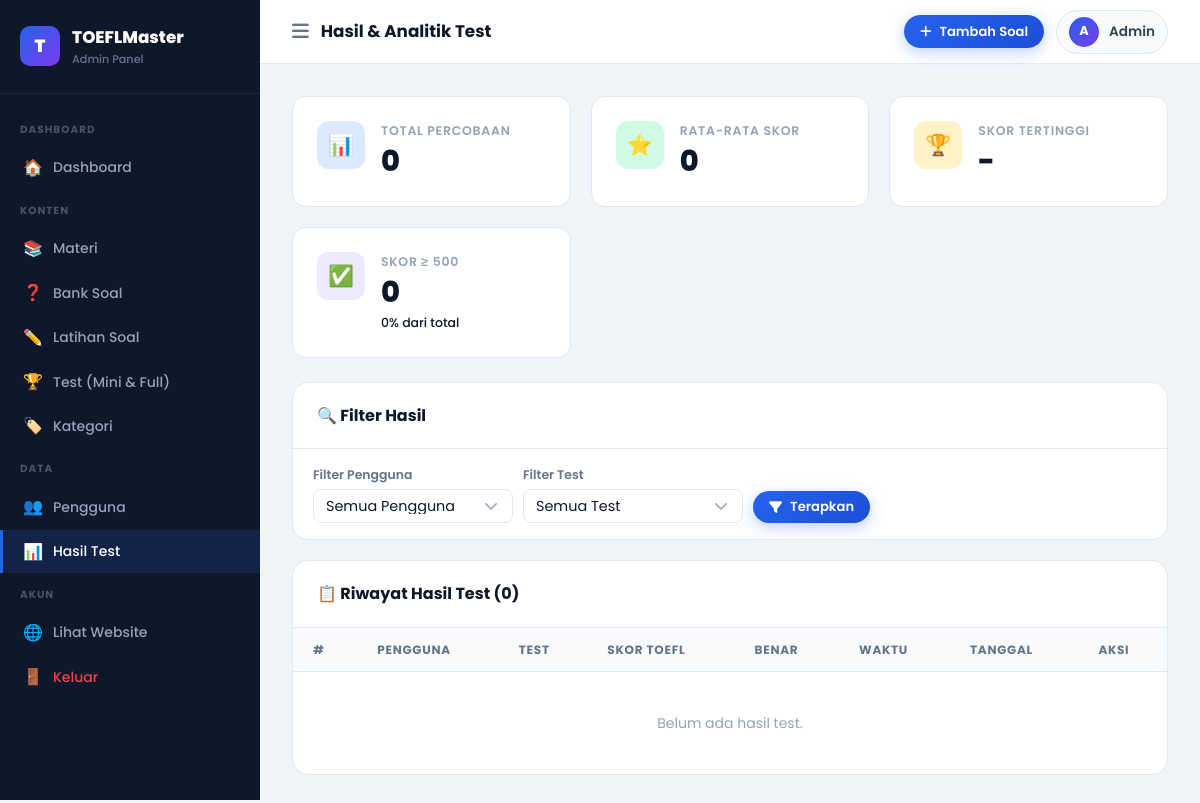
/admin/pages/results.php (signed in), run on an earlier commit of the app's database.
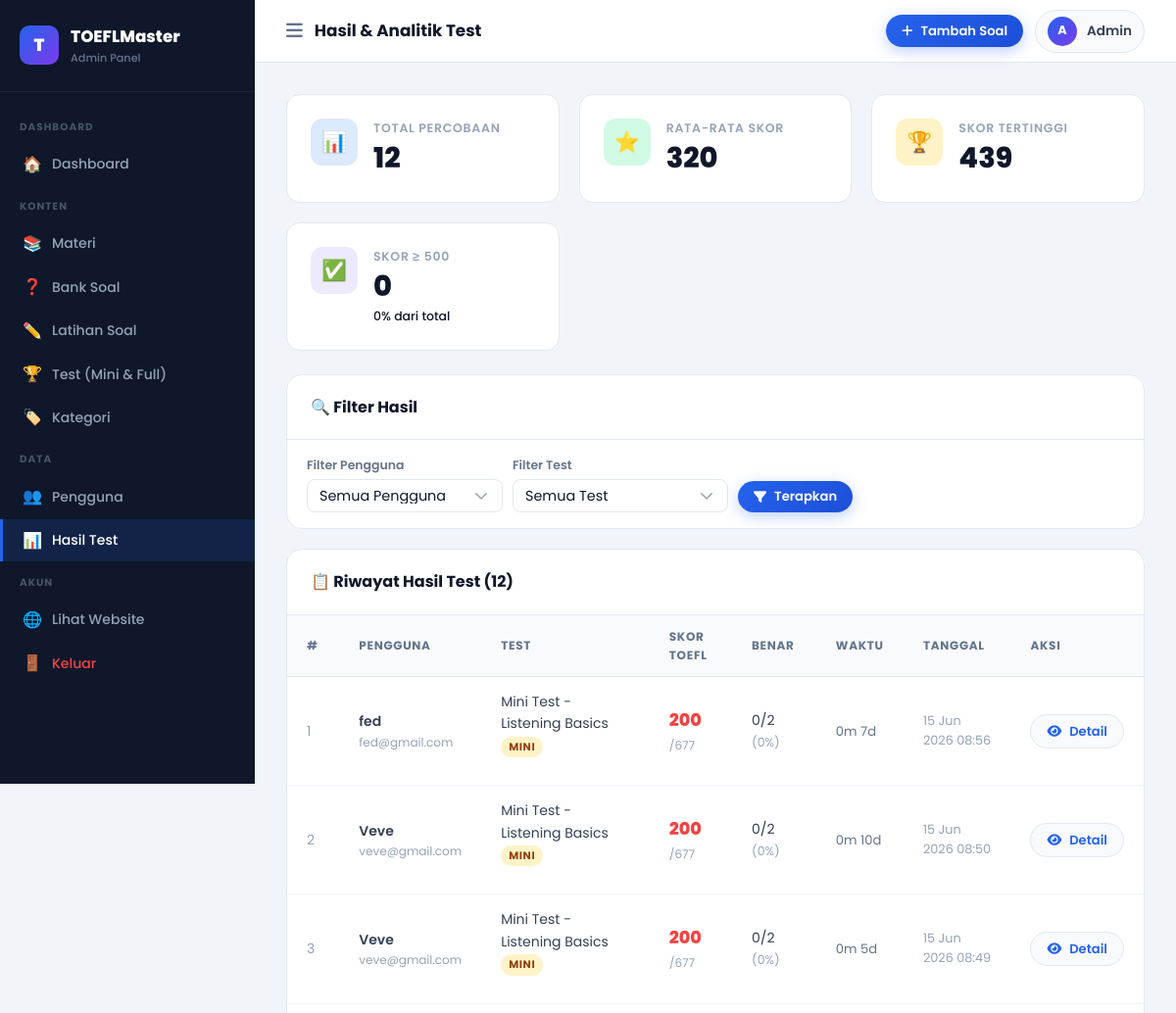
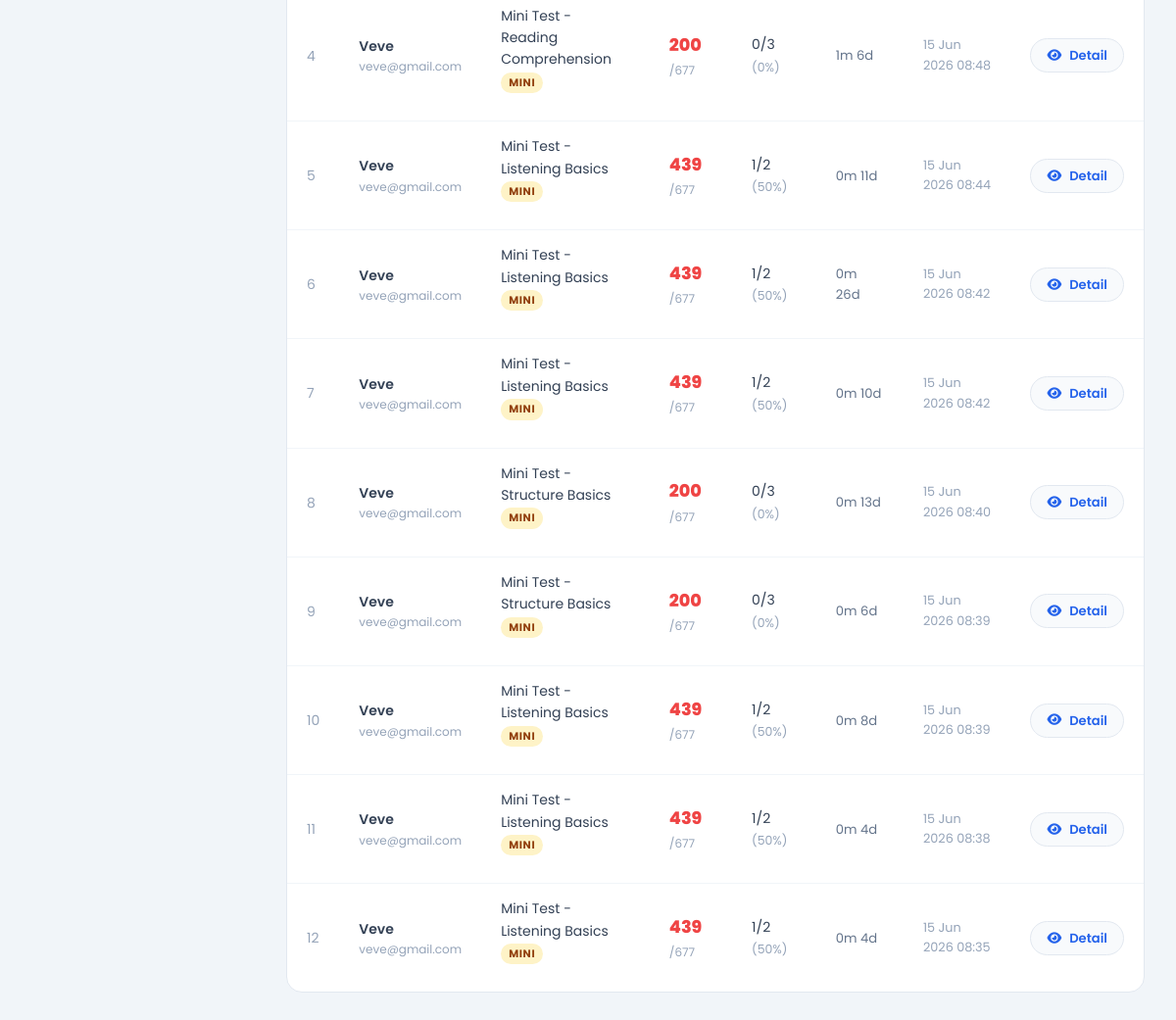
And on a later commit of the database (2 pictures, top to bottom).
### tables this page shows
CREATE TABLE `user_test_results` (
  `id` int(11) NOT NULL,
  `user_id` int(11) NOT NULL,
  `test_id` int(11) NOT NULL,
  `score` int(11) NOT NULL,
  `toefl_score` int(11) NOT NULL,
  `total_correct` int(11) NOT NULL,
  `total_questions` int(11) NOT NULL,
  `time_taken` int(11) DEFAULT NULL COMMENT 'seconds',
  `started_at` timestamp NULL DEFAULT NULL,
  `completed_at` timestamp NOT NULL DEFAULT current_timestamp()
);

CREATE TABLE `users` (
  `id` int(11) NOT NULL,
  `username` varchar(100) NOT NULL,
  `email` varchar(150) NOT NULL,
  `password` varchar(255) NOT NULL,
  `full_name` varchar(150) DEFAULT NULL,
  `avatar` varchar(255) DEFAULT NULL,
  `created_at` timestamp NOT NULL DEFAULT current_timestamp(),
  `last_login` timestamp NULL DEFAULT NULL
);

CREATE TABLE `tests` (
  `id` int(11) NOT NULL,
  `title` varchar(255) NOT NULL,
  `description` text DEFAULT NULL,
  `test_type` enum('mini','full') NOT NULL,
  `time_limit` int(11) NOT NULL COMMENT 'in minutes',
  `total_questions` int(11) NOT NULL,
  `is_published` tinyint(1) DEFAULT 1,
  `created_at` timestamp NOT NULL DEFAULT current_timestamp()
);

### includes/config.php (called while the page is built, shortened)
<?php
function sanitize($input) {
    return htmlspecialchars(trim($input), ENT_QUOTES, 'UTF-8');
}
?>

### admin/pages/results.php (the view, shortened to what the changed rows need)
<?php
require_once '../../includes/config.php';
$db = getDB();
$where  = []; $params = [];
$whereSQL = $where ? 'WHERE '.implode(' AND ',$where) : '';
$results = $db->prepare("
    SELECT r.*,u.full_name,u.username,u.email,t.title as test_title,t.test_type
    FROM user_test_results r
    JOIN users u ON r.user_id=u.id
    JOIN tests t ON r.test_id=t.id
    $whereSQL ORDER BY r.completed_at DESC LIMIT 100
");
$results->execute($params); $results = $results->fetchAll();
$avgScore  = $db->query("SELECT AVG(toefl_score) FROM user_test_results")->fetchColumn();
$maxScore  = $db->query("SELECT MAX(toefl_score) FROM user_test_results")->fetchColumn();
$totalAttempts = $db->query("SELECT COUNT(*) FROM user_test_results")->fetchColumn();
$above500  = $db->query("SELECT COUNT(*) FROM user_test_results WHERE toefl_score>=500")->fetchColumn();
include '../includes/header.php';
?>
<div class="stats-grid" style="margin-bottom:24px;">
  <div class="stat-card">
    <div class="stat-info">
      <div class="stat-label">Total Percobaan</div>
      <div class="stat-value"><?= number_format($totalAttempts) ?></div>
    </div>
  </div>
  <div class="stat-card">
    <div class="stat-info">
      <div class="stat-label">Rata-rata Skor</div>
      <div class="stat-value"><?= round($avgScore ?? 0) ?></div>
    </div>
  </div>
  <div class="stat-card">
    <div class="stat-info">
      <div class="stat-label">Skor Tertinggi</div>
      <div class="stat-value"><?= $maxScore ?? '-' ?></div>
    </div>
  </div>
  <div class="stat-card">
    <div class="stat-info">
      <div class="stat-label">Skor ≥ 500</div>
      <div class="stat-value"><?= $above500 ?></div>
      <div class="stat-change"><?= $totalAttempts>0 ? round($above500/$totalAttempts*100).'%' : '0%' ?> dari total</div>
    </div>
  </div>
</div>
<div class="admin-table-card">
  <div class="admin-table-header">
    <div class="admin-table-title">
      📋 Riwayat Hasil Test
      (<?= count($results) ?>)
    </div>
  </div>
  <table class="admin-table">
    <thead><tr>
      <th>#</th><th>Pengguna</th><th>Test</th><th>Skor TOEFL</th><th>Benar</th><th>Waktu</th><th>Tanggal</th><th>Aksi</th>
    </tr></thead>
    <tbody>
    <?php if(empty($results)): ?>
    <tr><td colspan="8" style="text-align:center;padding:40px;color:#94A3B8;">Belum ada hasil test.</td></tr>
    <?php else: foreach($results as $i=>$r): ?>
    <tr>
      <td style="color:#94A3B8;"><?= $i+1 ?></td>
      <td>
        <div style="font-weight:600;font-size:0.875rem;"><?= sanitize($r['full_name']?:$r['username']) ?></div>
        <div style="font-size:0.75rem;color:#94A3B8;"><?= sanitize($r['email']) ?></div>
      </td>
      <td>
        <div style="font-size:0.875rem;"><?= sanitize($r['test_title']) ?></div>
        <span class="test-type-badge <?= $r['test_type']==='mini'?'badge-mini':'badge-full' ?>" style="font-size:0.68rem;padding:2px 8px;"><?= $r['test_type']==='mini'?'Mini':'Full' ?></span>
      </td>
      <td>
        <span style="font-size:1.1rem;font-weight:800;color:<?= $r['toefl_score']>=550?'#10B981':($r['toefl_score']>=450?'#F59E0B':'#EF4444') ?>;">
          <?= $r['toefl_score'] ?>
        </span>
        <span style="color:#94A3B8;font-size:0.75rem;">/677</span>
      </td>
      <td><?= $r['total_correct'] ?>/<?= $r['total_questions'] ?> <span style="color:#94A3B8;font-size:0.78rem;">(<?= $r['score'] ?>%)</span></td>
      <td style="color:#64748B;font-size:0.82rem;"><?= $r['time_taken'] ? floor($r['time_taken']/60).'m '.($r['time_taken']%60).'d' : '-' ?></td>
      <td style="color:#94A3B8;font-size:0.8rem;"><?= date('d M Y H:i',strtotime($r['completed_at'])) ?></td>
      <td>
        <a href="<?= SITE_URL ?>/pages/result.php?id=<?= $r['id'] ?>" target="_blank" class="btn btn-secondary btn-sm"><i class="fas fa-eye"></i> Detail</a>
      </td>
    </tr>
    <?php endforeach; endif; ?>
    </tbody>
  </table>
</div>
<?php include '../includes/footer.php'; ?>

What changed in the data, as far as the page shows it:
added user_test_results: user.full_name "fed", user.email "fed@gmail.com", test.title "Mini Test - Listening Basics", toefl_score "200", total_correct "0", total_questions "2", score "0", floor($r['time_taken']/60) "0", $r['time_taken']%60 "7", completed_at "15 Jun 2026 08:56"
added user_test_results: user.full_name "Veve", user.email "veve@gmail.com", test.title "Mini Test - Listening Basics", toefl_score "200", total_correct "0", total_questions "2", score "0", floor($r['time_taken']/60) "0", $r['time_taken']%60 "10", completed_at "15 Jun 2026 08:50"
added user_test_results: user.full_name "Veve", user.email "veve@gmail.com", test.title "Mini Test - Listening Basics", toefl_score "200", total_correct "0", total_questions "2", score "0", floor($r['time_taken']/60) "0", $r['time_taken']%60 "5", completed_at "15 Jun 2026 08:49"
added user_test_results: user.full_name "Veve", user.email "veve@gmail.com", test.title "Mini Test - Reading Comprehension", toefl_score "200", total_correct "0", total_questions "3", score "0", floor($r['time_taken']/60) "1", $r['time_taken']%60 "6", completed_at "15 Jun 2026 08:48"
added user_test_results: user.full_name "Veve", user.email "veve@gmail.com", test.title "Mini Test - Listening Basics", toefl_score "439", total_correct "1", total_questions "2", score "50", floor($r['time_taken']/60) "0", $r['time_taken']%60 "11", completed_at "15 Jun 2026 08:44"
added user_test_results: user.full_name "Veve", user.email "veve@gmail.com", test.title "Mini Test - Listening Basics", toefl_score "439", total_correct "1", total_questions "2", score "50", floor($r['time_taken']/60) "0", $r['time_taken']%60 "26", completed_at "15 Jun 2026 08:42"
added user_test_results: user.full_name "Veve", user.email "veve@gmail.com", test.title "Mini Test - Listening Basics", toefl_score "439", total_correct "1", total_questions "2", score "50", floor($r['time_taken']/60) "0", $r['time_taken']%60 "10", completed_at "15 Jun 2026 08:42"
added user_test_results: user.full_name "Veve", user.email "veve@gmail.com", test.title "Mini Test - Structure Basics", toefl_score "200", total_correct "0", total_questions "3", score "0", floor($r['time_taken']/60) "0", $r['time_taken']%60 "13", completed_at "15 Jun 2026 08:40"
added user_test_results: user.full_name "Veve", user.email "veve@gmail.com", test.title "Mini Test - Structure Basics", toefl_score "200", total_correct "0", total_questions "3", score "0", floor($r['time_taken']/60) "0", $r['time_taken']%60 "6", completed_at "15 Jun 2026 08:39"
added user_test_results: user.full_name "Veve", user.email "veve@gmail.com", test.title "Mini Test - Listening Basics", toefl_score "439", total_correct "1", total_questions "2", score "50", floor($r['time_taken']/60) "0", $r['time_taken']%60 "8", completed_at "15 Jun 2026 08:39"
added user_test_results: user.full_name "Veve", user.email "veve@gmail.com", test.title "Mini Test - Listening Basics", toefl_score "439", total_correct "1", total_questions "2", score "50", floor($r['time_taken']/60) "0", $r['time_taken']%60 "4", completed_at "15 Jun 2026 08:38"
added user_test_results: user.full_name "Veve", user.email "veve@gmail.com", test.title "Mini Test - Listening Basics", toefl_score "439", total_correct "1", total_questions "2", score "50", floor($r['time_taken']/60) "0", $r['time_taken']%60 "4", completed_at "15 Jun 2026 08:35"
Also different on the page:
$totalAttempts: "0" → "12"
$avgScore: "0" → "320"
$maxScore: "-" → "439"
$above500/$totalAttempts*100: (not shown) → "0"
count($results): "0" → "12"
text no longer shown: "0% Belum ada hasil test."
